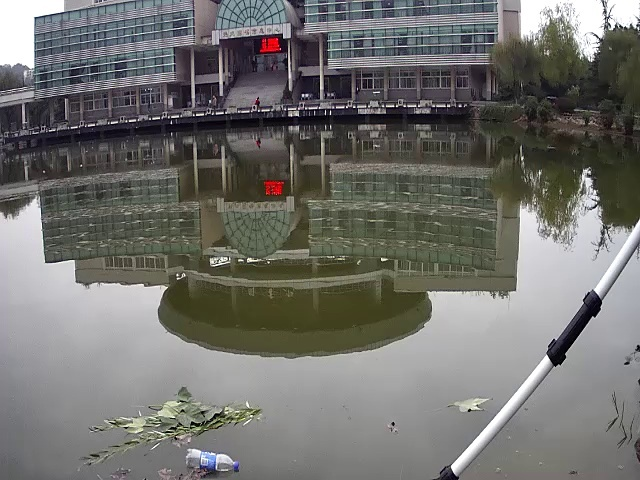
//> input picture darknetv3_1/VOCdevkit/VOC2007/JPEGImages/000001.jpg, 640 x 480 px, given in place of the camera
$ ./RGB_fenge   (built with g++ and OpenCV 4)
//> lines starting //> are read from the running program, lines starting //| are printed output that depends on the picture; after the words box and inside, x2 and y2 are one past the last pixel; in counts of white or black regions, pixels touching at a corner belong together

// 根据RGB值分割出感兴趣区域，并用矩形框出，且求出中心坐标点

#include <opencv2/core.hpp>
#include <opencv2/videoio.hpp>
#include <opencv2/highgui.hpp>
#include "opencv2/opencv.hpp"
#include "opencv2/imgproc/imgproc.hpp"

#include <iostream>
#include <stdio.h>
#include<unistd.h>    //延时

using namespace cv;
using namespace std;
int low_r=0, low_g=0, low_b=0;  //纯黑
int high_r=50, high_g=50, high_b=50;

// int low_r=240, low_g=0, low_b=0;  //纯红
// int high_r=250, high_g=0, high_b=0;
Mat img_threshold;
int  x, y, w, h;
int main(int argc, char **argv)
{
    Mat img;
    // use default camera as video source
    VideoCapture cap(0);
    cap.set(CV_CAP_PROP_FRAME_WIDTH ,640);
    cap.set(CV_CAP_PROP_FRAME_HEIGHT,480);
    // check if we succeeded
    if (!cap.isOpened()) {
        cerr << "ERROR! Unable to open camera\n";
        return -1;
    }
    while(1){
              // get one frame from camera to know frame size and type
    cap >> img;
//> img is the input picture: 480 rows x 640 cols, CV_8UC3; mean B, G, R 109.2, 112.9, 113.3
    // check if we succeeded
    if (img.empty()) {
        cerr << "ERROR! blank frame grabbed\n";
        return -1;
    }

   //imshow("Original", img);
   	//颜色空间转换
	//cvtColor(bgr, hsv, COLOR_BGR2HSV);
    inRange(img,Scalar(low_b,low_g,low_r), Scalar(high_b,high_g,high_r),img_threshold);
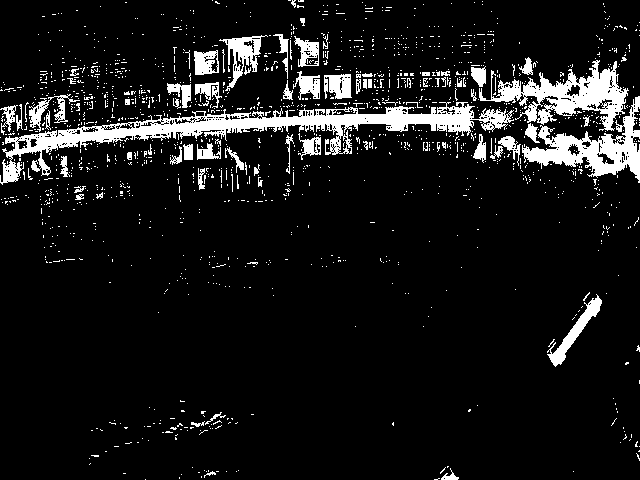
//> img_threshold: 480 rows x 640 cols, CV_8UC1; 9.3% white; 1547 white regions (1472 under 20 px), largest, box (x1, y1, x2, y2) and area: (0, 102, 514, 185) 8628, (479, 60, 629, 131) 3899, (522, 96, 640, 183) 3432
    imshow("range",img_threshold);

// //用绿色(0, 255, 0)来画出最小的矩形框架
    Rect rect = boundingRect(img_threshold);
//> rect = Rect(0, 0, 640, 480)
     x = rect.x;
//> x = 0
     y = rect.y;
//> y = 0
     w = rect.width;
//> w = 640
     h = rect.height;
//> h = 480
    rectangle(img, Point(x, y), Point(x+w, y+h), Scalar(0, 255, 0),2);  //画矩形
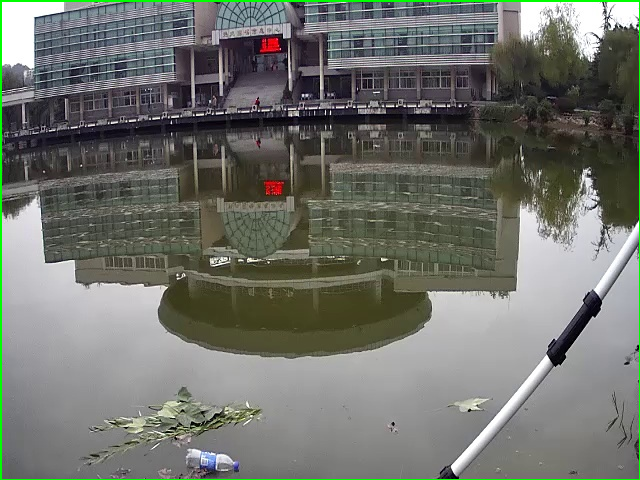
//> img: 480 rows x 640 cols, CV_8UC3; 1.09% of pixels changed, all inside (x1, y1, x2, y2) = (0, 0, 640, 480)
    circle(img,Point(x+w/2,y+h/2),5,Scalar(0,0,200),1);  //画圆
//> img: 480 rows x 640 cols, CV_8UC3; 28 pixels changed, all inside (x1, y1, x2, y2) = (315, 235, 326, 246)

    // 显示坐标
    char label[2];
    sprintf(label,"(%d,%d)",x+w/2,y+h/2);  //
//> label = "(3"
    putText(img, label, Point(x+w/2, y+h/2), FONT_HERSHEY_SIMPLEX, 0.8, Scalar(0, 0, 255),1);
//> img: 480 rows x 640 cols, CV_8UC3; mean B, G, R 107.7, 114.2, 111.8


    // rectangle(img, Rect(1, 1,100, 100), Scalar(200, 0, 0),5);
    imshow("tangle",img);
    waitKey(30); //延时30ms

    }
}

$ run again, on darknetv3_1/VOCdevkit/VOC2007/JPEGImages/000002.jpg
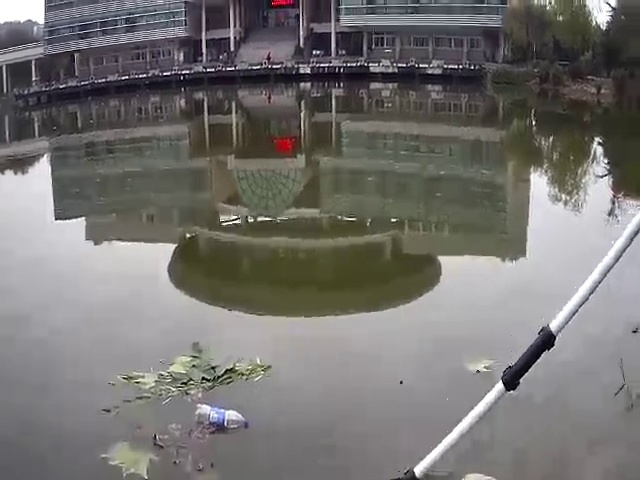
//> input picture darknetv3_1/VOCdevkit/VOC2007/JPEGImages/000002.jpg, 640 x 480 px, given in place of the camera
//> img is the input picture: 480 rows x 640 cols, CV_8UC3; mean B, G, R 112.7, 115.1, 117
//> `inRange(img,Scalar(low_b,low_g,low_r), Scalar(high_b,high_g,high_r),im..`:
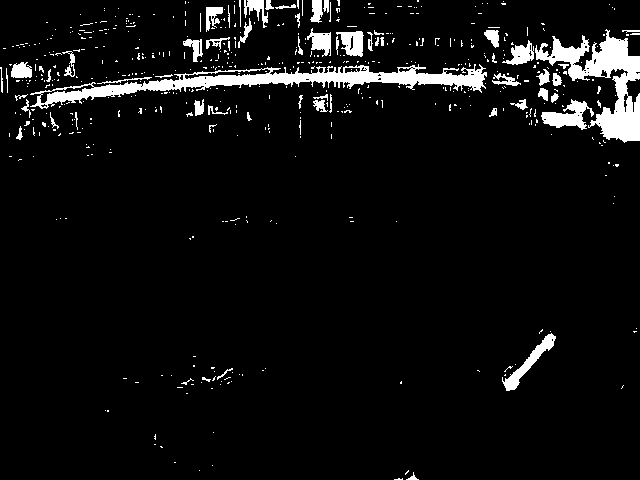
//> img_threshold: 480 rows x 640 cols, CV_8UC1; 5.9% white; 548 white regions (486 under 20 px), largest, box (x1, y1, x2, y2) and area: (30, 64, 487, 109) 5469, (535, 29, 640, 143) 4265, (541, 99, 594, 130) 767
//> rect = Rect(0, 0, 640, 480)
//> x = 0
//> w = 640
//> h = 480
//> `rectangle(img, Point(x, y), Point(x+w, y+h), Scalar(0, 255, 0),2);`:
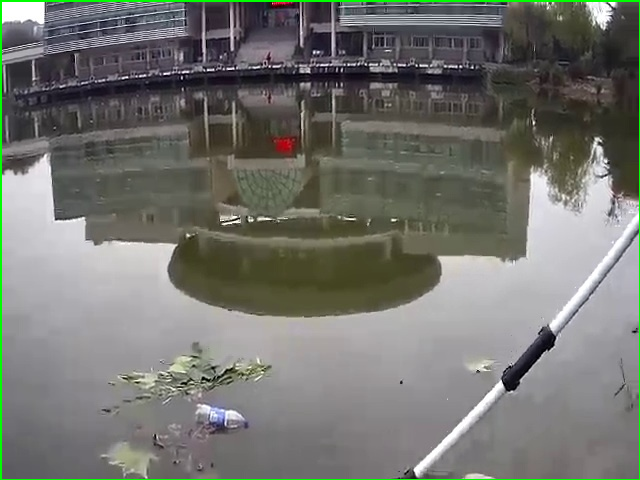
//> img: 480 rows x 640 cols, CV_8UC3; 1.09% of pixels changed, all inside (x1, y1, x2, y2) = (0, 0, 640, 480)
//> label = "(3"

$ run again, on darknetv3_1/VOCdevkit/VOC2007/JPEGImages/000003.jpg
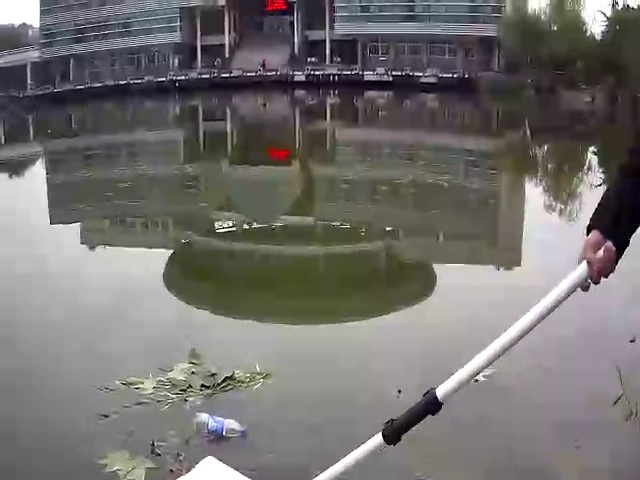
//> input picture darknetv3_1/VOCdevkit/VOC2007/JPEGImages/000003.jpg, 640 x 480 px, given in place of the camera
//> img is the input picture: 480 rows x 640 cols, CV_8UC3; mean B, G, R 110.9, 112.8, 115.7
//> `inRange(img,Scalar(low_b,low_g,low_r), Scalar(high_b,high_g,high_r),im..`:
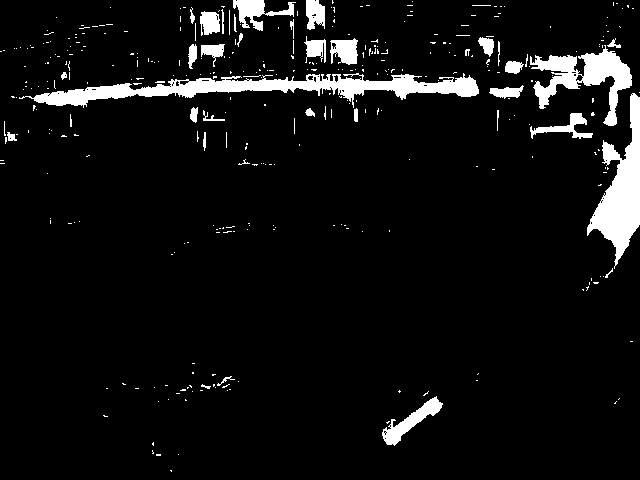
//> img_threshold: 480 rows x 640 cols, CV_8UC1; 6.5% white; 356 white regions (319 under 20 px), largest, box (x1, y1, x2, y2) and area: (19, 73, 479, 108) 5822, (587, 93, 640, 269) 3980, (530, 45, 632, 126) 3024
//> rect = Rect(0, 0, 640, 472)
//> x = 0
//> w = 640
//> h = 472
//> `rectangle(img, Point(x, y), Point(x+w, y+h), Scalar(0, 255, 0),2);`:
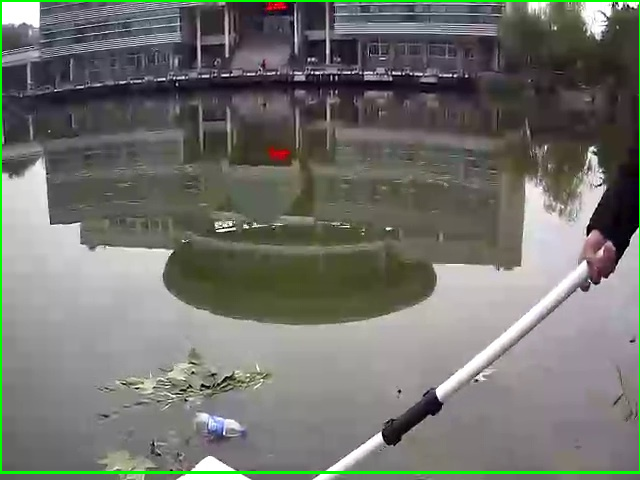
//> img: 480 rows x 640 cols, CV_8UC3; 1.5% of pixels changed, all inside (x1, y1, x2, y2) = (0, 0, 640, 474)
//> label = "(3"

$ run again, on darknetv3_1/VOCdevkit/VOC2007/JPEGImages/000004.jpg
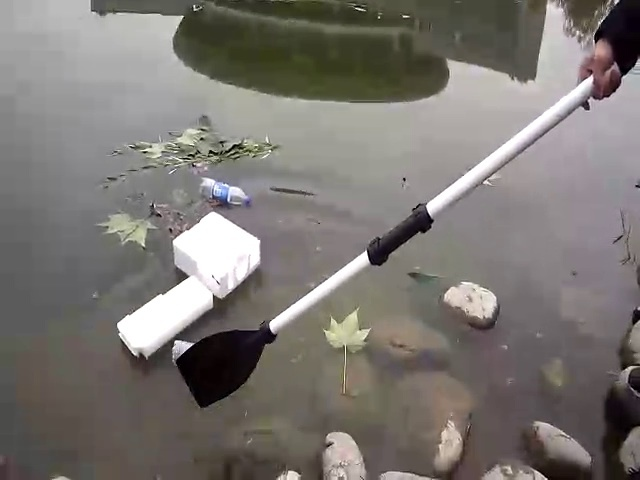
//> input picture darknetv3_1/VOCdevkit/VOC2007/JPEGImages/000004.jpg, 640 x 480 px, given in place of the camera
//> img is the input picture: 480 rows x 640 cols, CV_8UC3; mean B, G, R 114.4, 118.7, 123.1
//> `inRange(img,Scalar(low_b,low_g,low_r), Scalar(high_b,high_g,high_r),im..`:
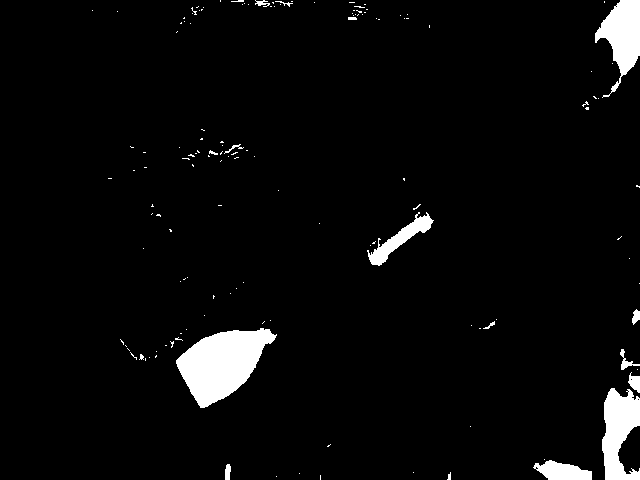
//> img_threshold: 480 rows x 640 cols, CV_8UC1; 3.9% white; 140 white regions (124 under 20 px), largest, box (x1, y1, x2, y2) and area: (176, 328, 277, 408) 4619, (602, 388, 640, 480) 2342, (595, 0, 640, 98) 2213
//> rect = Rect(92, 0, 548, 480)
//> x = 92
//> y = 0
//> w = 548
//> h = 480
//> `rectangle(img, Point(x, y), Point(x+w, y+h), Scalar(0, 255, 0),2);`:
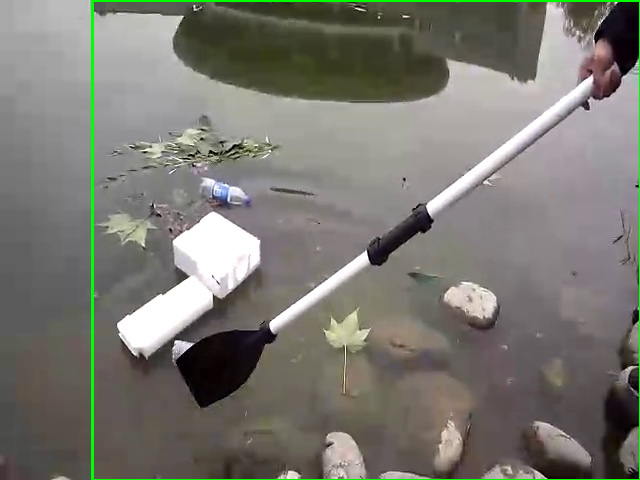
//> img: 480 rows x 640 cols, CV_8UC3; 1.16% of pixels changed, all inside (x1, y1, x2, y2) = (91, 0, 640, 480)
//> label = "(3"
